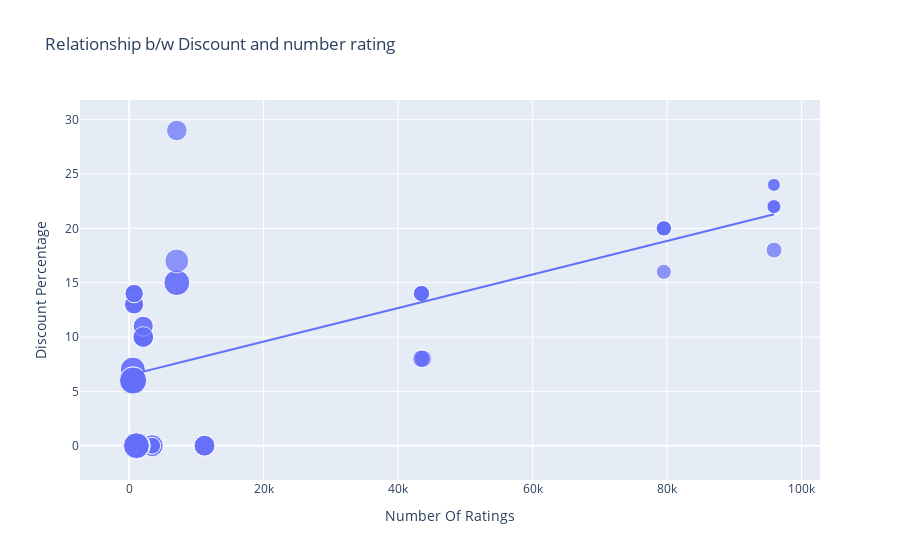

Here is the notebook cell this chart was saved with:
### Markdown cell above
**What is relationship b/w discount percentage and nu ber of taings on flipcart?**

### Code cell
figure = px.scatter(data_frame = data, x = "Number Of Ratings", y = "Discount Percentage", size = 'Sale Price', trendline = 'ols', title = 'Relationship b/w Discount and number rating')
figure.show()

### Figure 1 — Plotly figure (JSON) as saved in the notebook; plotly's stock layout.template omitted (floating-point values rounded to 4 significant figures)
{"data": [{"hovertemplate": "Number Of Ratings=%{x}<br>Discount Percentage=%{y}<br>Sale Price=%{marker.size}<extra></extra>", "legendgroup": "", "marker": {"color": "#636efa", "size": [49900, 84900, 84900, 77000, 77000, 49900, 49900, 77000, 89900, 41999, 39999, 41999, 41999, 41999, 131900, 117100, 131900, 117100, 74999, 117900, 117100, 117900, 99900, 44999, 140900, 130900, 64900, 120900, 59900, 75900, 110900, 130900, 120900, 64900, 64900, 75900, 75900, 120900, 59900, 120900, 75900, 140900, 70900, 70900, 75900, 59900, 110900, 120900, 130900, 130900, 54999, 54999, 29999, 34999, 34999, 34999, 54999, 29999, 46999, 46999, 46999, 46999], "sizemode": "area", "sizeref": 352.2, "symbol": "circle"}, "mode": "markers", "name": "", "orientation": "v", "showlegend": false, "type": "scatter", "x": [3431, 3431, 3431, 11202, 11202, 3431, 3431, 11202, 1454, 79512, 79512, 79582, 79512, 79512, 1078, 1078, 1078, 1078, 7088, 7088, 1078, 7088, 7081, 95909, 542, 580, 740, 545, 740, 2101, 545, 580, 580, 730, 730, 2101, 2101, 580, 740, 580, 2092, 545, 2101, 2092, 2101, 740, 545, 580, 580, 580, 43707, 43707, 95807, 95909, 95807, 95909, 43470, 95909, 43470, 43470, 43470, 43470], "xaxis": "x", "y": [0, 0, 0, 0, 0, 0, 0, 0, 0, 20, 16, 20, 20, 20, 0, 0, 0, 0, 29, 15, 0, 15, 17, 18, 6, 6, 13, 6, 14, 10, 7, 6, 6, 13, 13, 10, 10, 6, 14, 6, 10, 6, 11, 11, 10, 14, 7, 6, 6, 6, 8, 8, 24, 22, 22, 22, 8, 24, 14, 14, 14, 14], "yaxis": "y"}, {"hovertemplate": "<b>OLS trendline</b><br>Discount Percentage = 0.000154292 * Number Of Ratings + 6.49233<br>R<sup>2</sup>=0.468988<br><br>Number Of Ratings=%{x}<br>Discount Percentage=%{y} <b>(trend)</b><extra></extra>", "legendgroup": "", "marker": {"color": "#636efa", "symbol": "circle"}, "mode": "lines", "name": "", "showlegend": false, "type": "scatter", "x": [542, 545, 545, 545, 545, 580, 580, 580, 580, 580, 580, 580, 580, 730, 730, 740, 740, 740, 740, 1078, 1078, 1078, 1078, 1078, 1454, 2092, 2092, 2101, 2101, 2101, 2101, 2101, 3431, 3431, 3431, 3431, 3431, 7081, 7088, 7088, 7088, 11202, 11202, 11202, 43470, 43470, 43470, 43470, 43470, 43707, 43707, 79512, 79512, 79512, 79512, 79582, 95807, 95807, 95909, 95909, 95909, 95909], "xaxis": "x", "y": [6.576, 6.576, 6.576, 6.576, 6.576, 6.582, 6.582, 6.582, 6.582, 6.582, 6.582, 6.582, 6.582, 6.605, 6.605, 6.607, 6.607, 6.607, 6.607, 6.659, 6.659, 6.659, 6.659, 6.659, 6.717, 6.815, 6.815, 6.816, 6.816, 6.816, 6.816, 6.816, 7.022, 7.022, 7.022, 7.022, 7.022, 7.585, 7.586, 7.586, 7.586, 8.221, 8.221, 8.221, 13.2, 13.2, 13.2, 13.2, 13.2, 13.24, 13.24, 18.76, 18.76, 18.76, 18.76, 18.77, 21.27, 21.27, 21.29, 21.29, 21.29, 21.29], "yaxis": "y"}], "layout": {"autosize": true, "legend": {"itemsizing": "constant", "tracegroupgap": 0}, "title": {"text": "Relationship b/w Discount and number rating"}, "xaxis": {"anchor": "y", "autorange": true, "domain": [0, 1], "range": [-6745.0, 102400.0], "title": {"text": "Number Of Ratings"}, "type": "linear"}, "yaxis": {"anchor": "x", "autorange": true, "domain": [0, 1], "range": [-5.213, 33.41], "title": {"text": "Discount Percentage"}, "type": "linear"}}}
